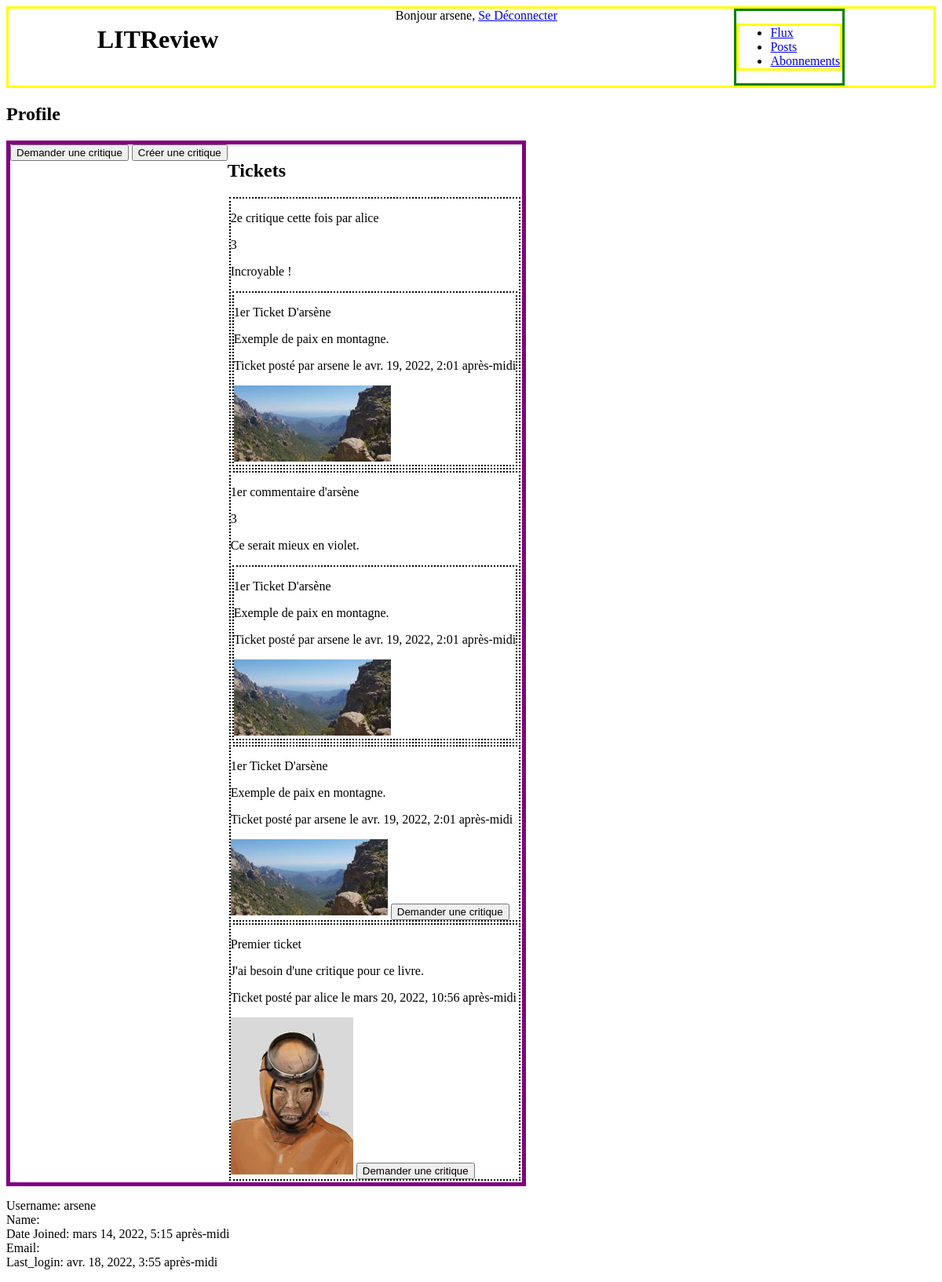
Before: /accounts/HomePage/ (signed in) with the older database file.
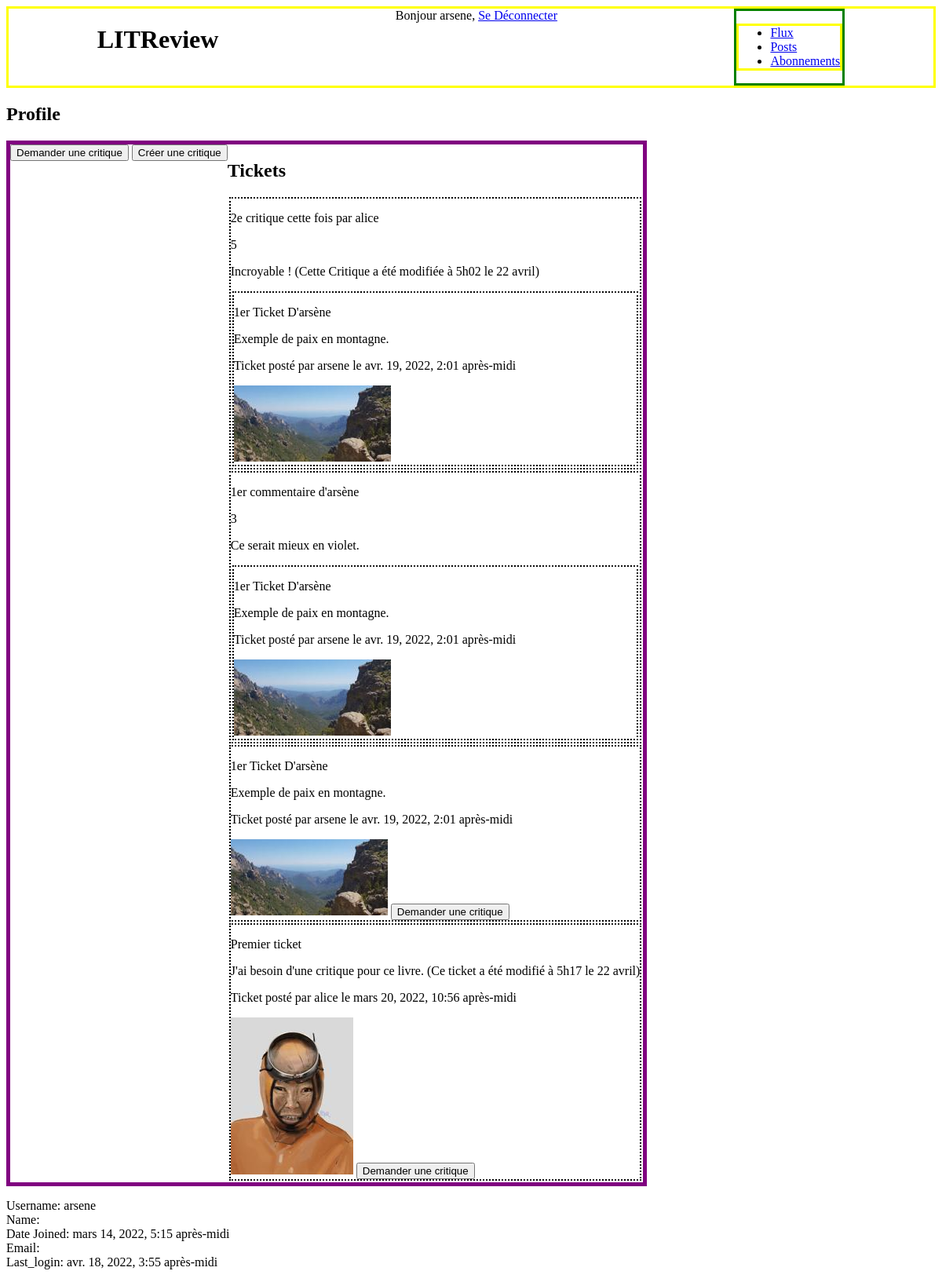
After: the same page with the newer database file.
### Base/models.py (models this page shows, shortened)
class Review(models.Model):
    ticket = models.ForeignKey(to=Ticket, on_delete=models.CASCADE)
    rating = models.PositiveSmallIntegerField(\
        validators=[MinValueValidator(0), MaxValueValidator(5)], verbose_name="Note")
    headline = models.CharField(max_length=128, verbose_name="Titre")
    body = models.CharField(max_length=8192, blank=True, verbose_name="Commentaire")
    user = models.ForeignKey(\
        to=settings.AUTH_USER_MODEL, on_delete=models.CASCADE)
    time_created = models.DateTimeField(auto_now_add=True)

class Ticket(models.Model):
    IMG_MAX_SIZE = (200,200)
    title = models.CharField(max_length=128, verbose_name="Titre")
    description = models.TextField(max_length=2048, blank=True)
    user = models.ForeignKey(\
        to=settings.AUTH_USER_MODEL, on_delete=models.CASCADE)
    image = ImageField(null=True, blank=True)
    time_created = models.DateTimeField(auto_now_add=True)

### Base/views.py (the view)
# urls.py: path('accounts/HomePage/', b_views.HomePage, name="HomePage"),
@login_required
def HomePage(request):
    current_user = request.user
    subscribed_tickets = models.Ticket.objects.filter(user__followed_by__user=current_user)
    subscribed_tickets = subscribed_tickets.annotate(content_type=Value('TICKET', CharField()))
    current_user_tickets = models.Ticket.objects.filter(user=current_user)
    current_user_tickets = current_user_tickets.annotate(content_type=Value('TICKET', CharField()))
    tickets = subscribed_tickets.union(current_user_tickets)
    q = tickets
    for ticket in tickets:
        if models.Review.objects.filter(ticket=ticket):
            print(f"Il  a bien une review au ticket n°{ticket.id}")
            reviews = models.Review.objects.filter(ticket=ticket)
            reviews = reviews.annotate(content_type=Value('REVIEW', CharField()))
            q = chain(q, reviews)
    posts = sorted(
        q,
        key= lambda post: post.time_created,
        reverse=True
    )
    return render(request,
        'account/HomePage.html', context={'posts': posts, 'section': 'HomePage'})

### LITReview/templates/account/HomePage.html
{% extends "Base.html" %}
{% block content %}
    <h2>Profile</h2>
    <div id="main-homepage">
        <section id="critics-buttons">
            <div>
                <a href="{% url 'ticket_creation' %}"><button>Demander une critique</button></a>
                <a href="{% url 'review_and_ticket_creation' %}"><button>Créer une critique</button></a>
            </div>
        </section>
        <section id="rolling-feed">
            <h2>Tickets</h2>
            {% for post in posts %}
                {% if post.content_type == 'TICKET' %}
                    <div class="ticket">
                        <p>{{ post.title }}</p>
                        <p>{{ post.description }}</p>
                        <p>Ticket posté par {{post.user.username}} le {{post.time_created}}</p>
                        <img src="{{ post.image.url }}">
                        <a href="{% url 'review_creation' ticket_id=post.id %}"><button>Demander une critique</button></a>
                    </div>
                {% elif post.content_type == 'REVIEW' %}
                    <div class="review">
                        <p>{{ post.headline }}</p>
                        <p>{{ post.rating }}</p>
                        <p>{{ post.body }}</p>
                        <div class="ticket">
                            <p>{{ post.ticket.title }}</p>
                            <p>{{ post.ticket.description }}</p>
                            <p>Ticket posté par {{post.ticket.user.username}} le {{post.ticket.time_created}}</p>
                            <img src="{{ post.ticket.image.url }}">
                        </div>
                    </div>
                {% endif %}
            {% endfor %}
        </section>
    </div>
    <div>
        <p>
            Username: {{ request.user.username }} <br>
            Name: {{ request.user.first_name }} {{ request.user.last_name}} <br>
            Date Joined: {{ request.user.date_joined }} <br>
            Email: {{ request.user.email }} <br>
            Last_login: {{ request.user.last_login }} <br>
        </p>
    </div>
{% endblock %}

Changed rows visible on the page:
changed Review "2e critique cette fois par alice": rating "3" → "5"; body "Incroyable !" → "Incroyable ! (Cette Critique a été modifiée à 5h02 le 22 avril)"
changed Ticket "Premier ticket": description "J'ai besoin d'une critique pour ce livre." → "J'ai besoin d'une critique pour ce livre. (Ce ticket a été modifié à 5h17 le 22 avril)"
